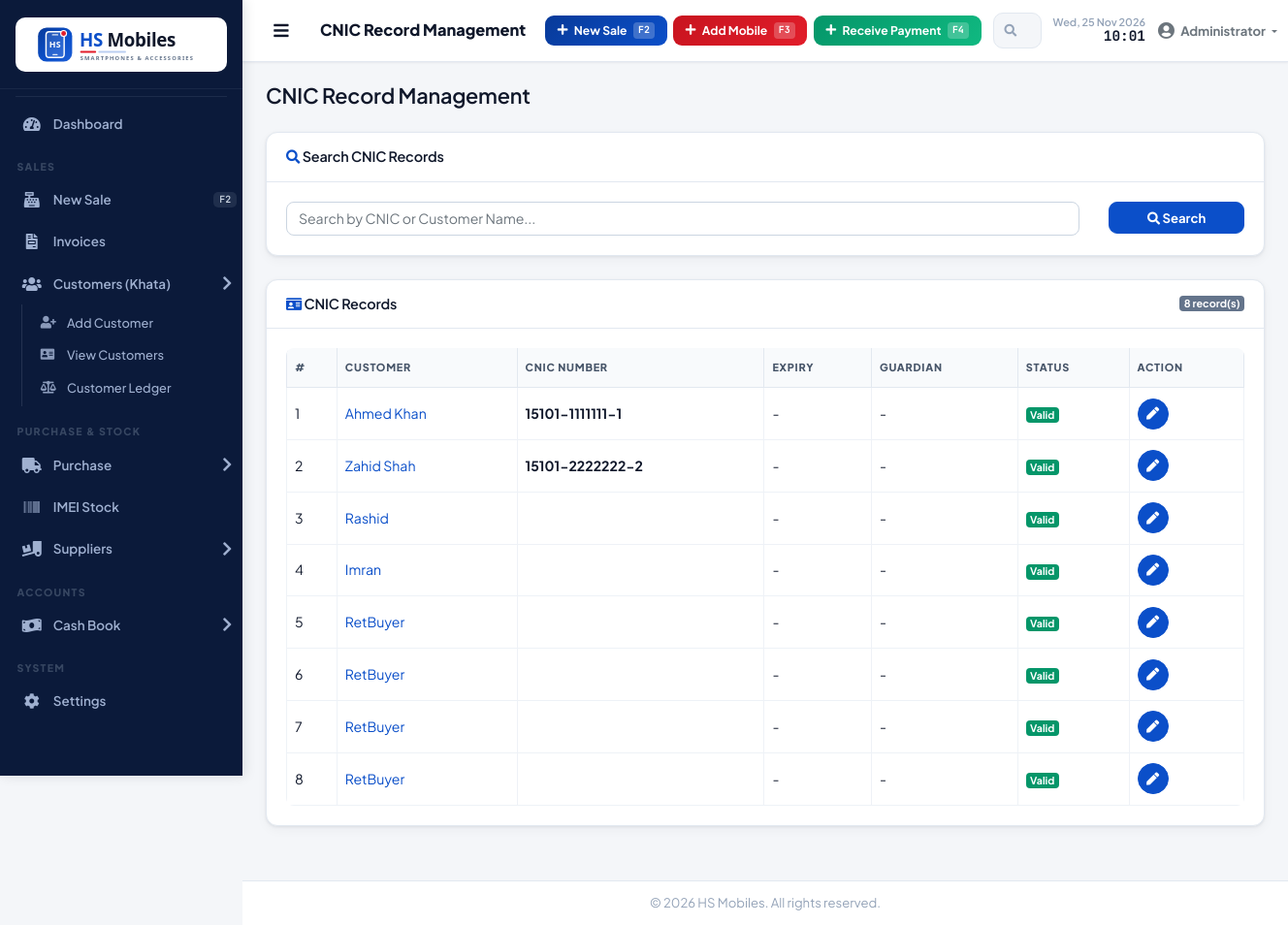
The page /modules/customers/cnic.php (signed in) on the database its author committed.
### tables this page shows
CREATE TABLE `customers` (
  `id` int(11) NOT NULL,
  `customer_no` varchar(20) NOT NULL,
  `full_name` varchar(100) NOT NULL,
  `phone` varchar(20) NOT NULL,
  `email` varchar(100) DEFAULT NULL,
  `address` text DEFAULT NULL,
  `city` varchar(50) DEFAULT NULL,
  `cnic` varchar(15) DEFAULT NULL,
  `cnic_expiry` date DEFAULT NULL,
  `guardian_name` varchar(100) DEFAULT NULL,
  `guardian_relation` varchar(50) DEFAULT NULL,
  `occupation` varchar(100) DEFAULT NULL,
  `monthly_income` decimal(12,2) DEFAULT 0.00,
  `opening_due` decimal(12,2) DEFAULT 0.00 COMMENT 'Previous dues before system',
  `opening_paid` decimal(12,2) DEFAULT 0.00 COMMENT 'Amount already paid before system',
  `notes` text DEFAULT NULL,
  `branch_id` int(11) DEFAULT NULL,
  `created_by` int(11) DEFAULT NULL,
  `created_at` date NOT NULL,
  `updated_at` date DEFAULT NULL
);

### includes/functions.php (called while the page is built, shortened)
<?php
require_once __DIR__ . '/settings.php';
function getAll($table, $order = 'id DESC') {
    global $pdo;
    $stmt = $pdo->query("SELECT * FROM $table ORDER BY $order");
    return $stmt->fetchAll();
}
function formatDate($date) {
    return $date ? date('d-m-Y', strtotime($date)) : '-';
}

### modules/customers/cnic.php (the view, shortened to what this page needs)
<?php
require_once '../../includes/functions.php';
$search = $_GET['search'] ?? '';
$customers = [];
if ($search) {
    global $pdo;
    $stmt = $pdo->prepare("SELECT * FROM customers WHERE cnic LIKE ? OR full_name LIKE ? ORDER BY created_at DESC");
    $stmt->execute(["%$search%", "%$search%"]);
    $customers = $stmt->fetchAll();
} else {
    $customers = getAll('customers', 'created_at DESC');
}
require_once '../../includes/header.php';
?>
<div class="card shadow mb-4">
  <div class="card-header py-3">
    <h6 class="m-0 font-weight-bold text-primary"><i class="fas fa-search"></i> Search CNIC Records</h6>
  </div>
  <div class="card-body">
    <form method="get" class="row">
      <div class="col-md-10 mb-3 mb-md-0">
        <input type="text" name="search" class="form-control" placeholder="Search by CNIC or Customer Name..." value="<?= htmlspecialchars($search) ?>">
      </div>
      <div class="col-md-2">
        <button type="submit" class="btn btn-primary btn-block"><i class="fas fa-search"></i> Search</button>
      </div>
    </form>
  </div>
</div>
<div class="card shadow mb-4">
  <div class="card-header py-3 d-flex justify-content-between align-items-center">
    <h6 class="m-0 font-weight-bold text-primary"><i class="fas fa-id-card"></i> CNIC Records</h6>
    <span class="badge badge-secondary"><?= count($customers) ?> record(s)</span>
  </div>
  <div class="card-body">
    <div class="table-responsive">
      <table class="table table-bordered" width="100%" cellspacing="0">
        <thead>
          <tr>
            <th>#</th>
            <th>Customer</th>
            <th>CNIC Number</th>
            <th>Expiry</th>
            <th>Guardian</th>
            <th>Status</th>
            <th>Action</th>
          </tr>
        </thead>
        <tbody>
          <?php if (count($customers) > 0): ?>
            <?php foreach ($customers as $i => $c): ?>
              <?php
                $expired = $c['cnic_expiry'] && $c['cnic_expiry'] < date('Y-m-d');
                $expiring = $c['cnic_expiry'] && $c['cnic_expiry'] <= date('Y-m-d', strtotime('+30 days')) && !$expired;
              ?>
            <tr>
              <td><?= $i + 1 ?></td>
              <td><a href="view.php?id=<?= $c['id'] ?>"><?= htmlspecialchars($c['full_name']) ?></a></td>
              <td><strong><?= htmlspecialchars($c['cnic']) ?></strong></td>
              <td><?= formatDate($c['cnic_expiry']) ?></td>
              <td><?= htmlspecialchars($c['guardian_name'] ?? '-') ?></td>
              <td>
                <?php if ($expired): ?>
                  <span class="badge badge-danger">Expired</span>
                <?php elseif ($expiring): ?>
                  <span class="badge badge-warning">Expiring Soon</span>
                <?php else: ?>
                  <span class="badge badge-success">Valid</span>
                <?php endif; ?>
              </td>
              <td>
                <a href="edit.php?id=<?= $c['id'] ?>" class="btn btn-primary btn-circle btn-sm">
                  <i class="fas fa-pen"></i>
                </a>
              </td>
            </tr>
            <?php endforeach; ?>
          <?php else: ?>
            <tr><td colspan="7" class="text-center py-4">No records found</td></tr>
          <?php endif; ?>
        </tbody>
      </table>
    </div>
  </div>
</div>
<?php require_once '../../includes/footer.php'; ?>

### assets/css/style.css (style rules this page uses)
:root { --sidebar-bg: #0b1a3a; --sidebar-hover: #142a5c; --sidebar-active: #1d5fd6; --sidebar-text: #94a3b8; --sidebar-text-hover: #ffffff; --sidebar-width: 250px; --primary: #0b4fc9; --primary-dark: #083a99; --secondary: #14b8a6; --success: #10b981; --info: #06b6d4; --warning: #f59e0b; --danger: #ef4444; --body-bg: #f1f5f9; --card-shadow: 0 1px 3px rgba(0,0,0,0.08), 0 1px 2px rgba(0,0,0,0.06); --topbar-height: 60px; }
* { margin: 0; padding: 0; box-sizing: border-box; }
body { font-family: 'Segoe UI', Tahoma, Geneva, Verdana, sans-serif; background: var(--body-bg); overflow-x: hidden; }
.card { border: none; box-shadow: var(--card-shadow); border-radius: 0.5rem; }
.card-header { background: #fff; border-bottom: 1px solid #e2e8f0; padding: 0.9rem 1.25rem; font-weight: 600; border-radius: 0.5rem 0.5rem 0 0 !important; }
.card-header h6 { font-size: 0.9rem; margin: 0; }
.text-primary { color: var(--primary) !important; }
.btn-primary { background: var(--primary); border-color: var(--primary); color: #fff; }
.badge-success { background: var(--success); color: #fff; }
.badge-secondary { background: #64748b; color: #fff; }
.table { margin-bottom: 0; }
.table th { font-size: 0.78rem; font-weight: 700; text-transform: uppercase; letter-spacing: 0.04em; color: #64748b; border-top: none; white-space: nowrap; padding: 0.75rem 0.5rem; }
.table td { vertical-align: middle; font-size: 0.88rem; padding: 0.65rem 0.5rem; }
.table-bordered th, .table-bordered td { border-color: #e2e8f0; }
.form-control, .form-select { border-radius: 0.375rem; border-color: #d1d5db; font-size: 0.9rem; }
.font-weight-bold { font-weight: 600 !important; }
.shadow { box-shadow: var(--card-shadow); }
.btn-block { display: block; width: 100%; }
.btn-circle { border-radius: 50% !important; width: 32px; height: 32px; padding: 0; display: inline-flex; align-items: center; justify-content: center; }

### assets/css/pos-modern.css (style rules this page uses)
:root { --bg: #f4f6f9; --surface: #ffffff; --ink: #0f172a; --ink-2: #475569; --ink-3: #94a3b8; --line: #e2e8f0; --slate-900: #0f172a; --sidebar-bg: #0b1a3a; --sidebar-hover: #142a5c; --sidebar-active: #1d5fd6; --sidebar-text: #9fb0d0; --sidebar-text-hover: #ffffff; --sidebar-width: 250px; --primary: #0b4fc9; --primary-dark: #083a99; --primary-soft: #e8f0fd; --accent: #e11d2a; --success: #059669; --success-soft: #ecfdf5; --danger: #dc2626; --danger-soft: #fef2f2; --warning: #d97706; --warning-soft: #fffbeb; --info: #0b6fb8; --body-bg: var(--bg); --radius: 12px; --radius-sm: 8px; --shadow-sm: 0 1px 2px rgba(15, 23, 42, .06); --shadow: 0 1px 3px rgba(15, 23, 42, .08), 0 4px 12px rgba(15, 23, 42, .04); --card-shadow: var(--shadow); --topbar-height: 64px; --font-ui: 'Plus Jakarta Sans', 'Inter', 'Segoe UI', system-ui, sans-serif; --font-mono: 'JetBrains Mono', ui-monospace, 'Cascadia Mono', Consolas, monospace; }
body { font-family: var(--font-ui); background: var(--bg); color: var(--ink); font-size: .9rem; -webkit-font-smoothing: antialiased; }
h1, h2, h3, h4, h5, h6 { font-family: var(--font-ui); letter-spacing: -.01em; }
a { color: var(--primary); }
.card { border: 1px solid var(--line); border-radius: var(--radius); box-shadow: var(--shadow); background: var(--surface); }
.card.shadow, .card.shadow-sm { box-shadow: var(--shadow) !important; }
.card-header { background: transparent; border-bottom: 1px solid var(--line); border-radius: var(--radius) var(--radius) 0 0 !important; }
.card-header h6, .card-header .h6 { color: var(--ink) !important; font-weight: 800; }
.card-header h6 i { color: var(--primary); }
.table-responsive { border-radius: var(--radius-sm); max-width: 100%; }
.table { color: var(--ink); }
.table thead th { background: #f8fafc; color: var(--ink-2); font-size: .68rem; font-weight: 800; letter-spacing: .07em; text-transform: uppercase; border-top: 0; border-bottom: 1px solid var(--line); white-space: nowrap; }
.table td { vertical-align: middle; border-color: #eef2f7; }
.table-responsive { max-height: 70vh; overflow: auto; }
.table-responsive > .table > thead th { position: sticky; top: 0; z-index: 2; box-shadow: 0 1px 0 var(--line); }
.form-control, .custom-select { border-radius: var(--radius-sm); border-color: #cbd5e1; font-size: .88rem; }
.btn { border-radius: 9px; font-weight: 700; font-size: .82rem; }
.btn-primary { background: var(--primary); border-color: var(--primary); }
.text-primary { color: var(--primary) !important; }
.badge-success { background: var(--success); }

### rows shown on the page
customers: full_name "Ahmed Khan", cnic "15101-1111111-1", cnic_expiry "-", guardian_name "-", shows "Valid"
customers: full_name "Zahid Shah", cnic "15101-2222222-2", cnic_expiry "-", guardian_name "-", shows "Valid"
customers: full_name "Rashid", cnic_expiry "-", guardian_name "-", shows "Valid"
customers: full_name "Imran", cnic_expiry "-", guardian_name "-", shows "Valid"
customers: full_name "RetBuyer", cnic_expiry "-", guardian_name "-", shows "Valid"
customers: full_name "RetBuyer", cnic_expiry "-", guardian_name "-", shows "Valid"
customers: full_name "RetBuyer", cnic_expiry "-", guardian_name "-", shows "Valid"
customers: full_name "RetBuyer", cnic_expiry "-", guardian_name "-", shows "Valid"

### other values the page prints
$page_title "CNIC Record Management"
$_SESSION['user_name'] "Administrator"
count($customers) "8"
shop('name') ?: 'HS Mobiles' "HS Mobiles"
